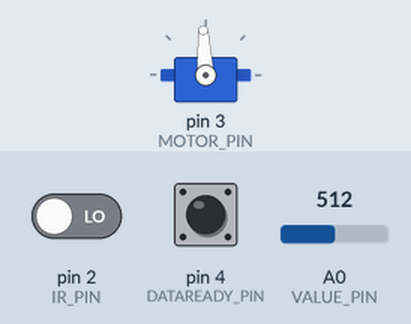
Recording of a sketch running on a simulated Arduino Uno, built with avr-gcc and run on an emulated ATmega328P. Parts: servo. The test bench sets the inputs (shaded band); at power-on: A0 (VALUE_PIN) = 512, pin 2 (IR_PIN) LOW, pin 4 (DATAREADY_PIN) HIGH. What the sketch prints to the serial monitor is not drawn.

Above: at 1.2 s.
1.3 s: A0 (VALUE_PIN) set to 122
At 2.4 s:
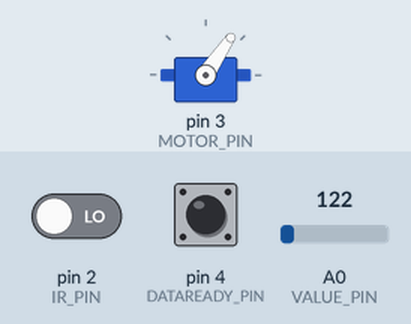
2.9 s: A0 (VALUE_PIN) set to 306
At 3.8 s:
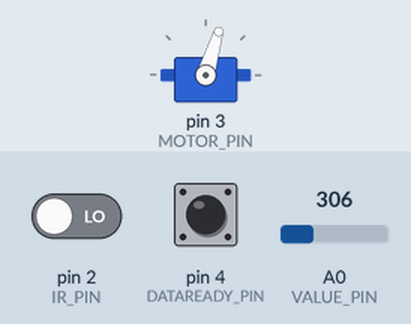
4.4 s: A0 (VALUE_PIN) set to 900
At 5.2 s:
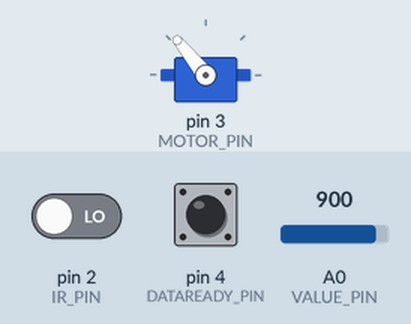
5.9 s: A0 (VALUE_PIN) set to 716
At 6.7 s:
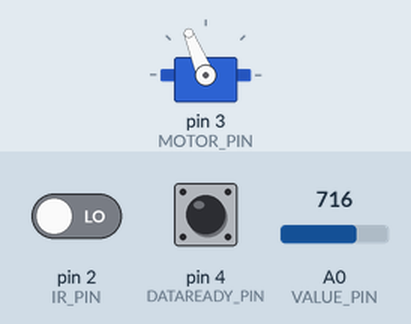
7.4 s: A0 (VALUE_PIN) set to 511
At 8.7 s:
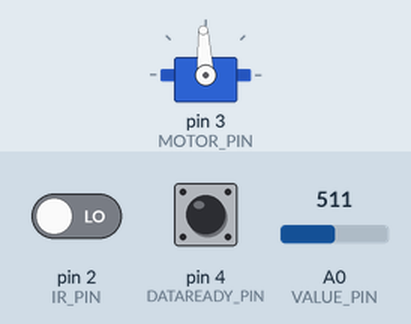
Timing chart, 0 to 10.1 s (numbered marks = the images above; inputs shaded):
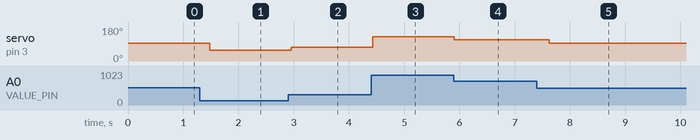

Measured:
- after the input at 1.3 s, servo on pin 3 (MOTOR_PIN): 93° → 56° after 0.18 s
- after the input at 2.9 s, servo on pin 3 (MOTOR_PIN): 56° → 73° after 0.05 s
- after the input at 4.4 s, servo on pin 3 (MOTOR_PIN): 73° → 129° at once
- after the input at 5.9 s, servo on pin 3 (MOTOR_PIN): 129° → 112° at once
- after the input at 7.4 s, servo on pin 3 (MOTOR_PIN): 112° → 93° after 0.22 s

The sketch:

balancer.ino
```cpp
#include <Servo.h>
#include <SPI.h>

#define MAX_SAMPLES 550

// Arduino pins
#define MOTOR_PIN 3             // ESC
#define VALUE_PIN A0            // Potentiometer
#define IR_PIN 2                // LM393 IR sensor
#define CS_PIN 10               // ADXL345 CS
#define DATAREADY_PIN 4         // ADXL345 INT1

// ADXL345 registers
const char POWER_CTL = 0x2D;	  // Power Control
const char DATA_FORMAT = 0x31;  // Data Format
const char DATAX0 = 0x32;	      // X-Axis Data 0 (first byte)

Servo esc;

byte lowbyte_x[MAX_SAMPLES], highbyte_x[MAX_SAMPLES];
byte zero[MAX_SAMPLES];

void setup()
{
  // Setup ESC
  esc.attach(MOTOR_PIN);

  // Setup Serial
  Serial.begin(115200);

  // Setup LM393
  pinMode(IR_PIN, INPUT);

  // Setup ADXL345
  SPI.begin();
  SPI.setDataMode(SPI_MODE3);
  pinMode(DATAREADY_PIN, INPUT);
  pinMode(CS_PIN, OUTPUT);
  digitalWrite(CS_PIN, HIGH);

  writeRegister(POWER_CTL, 0x08);  // Measurement mode
  writeRegister(DATA_FORMAT, 0x01); // +/- 4G range
  writeRegister(0x2C, 0x0F); // 3200 HZ
  writeRegister(0x2E, 0x80); // set dataready to interrupt pin INT1 and active high
}

void loop()
{
  process_esc();
  process_data();
}

void process_esc()
{
  int value = analogRead(VALUE_PIN);
  int pwm_speed = map(value, 0, 1023, 1000, 2000);
  esc.writeMicroseconds(pwm_speed);
}

void process_data()
{
  for (int sample_index = 0; sample_index < MAX_SAMPLES; sample_index++)
  {
    while (digitalRead(DATAREADY_PIN) == LOW);

    unsigned char values[2];
    readRegister(DATAX0, 2, values);

    zero[sample_index] = digitalRead(IR_PIN);
    lowbyte_x[sample_index] = values[0];
    highbyte_x[sample_index] = values[1];
  }

  for (int t=0; t < MAX_SAMPLES; t++)
  {
    int x = ((int)highbyte_x[t] << 8) | (int)lowbyte_x[t];
    Serial.print(x, DEC);
    Serial.print("\t");
    Serial.println(zero[t]);
  }
  Serial.println ("End");
}

void writeRegister(char registerAddress, unsigned char value)
{
  digitalWrite(CS_PIN, LOW);
  SPI.transfer(registerAddress);
  SPI.transfer(value);
  digitalWrite(CS_PIN, HIGH);
}

void readRegister(char registerAddress, int numBytes, unsigned char * values)
{
  char address = 0x80 | registerAddress;
  if(numBytes > 1) address = address | 0x40;

  digitalWrite(CS_PIN, LOW);
  SPI.transfer(address);
  for(int i=0; i < numBytes; i++)
  {
    values[i] = SPI.transfer(0x00);
  }
  digitalWrite(CS_PIN, HIGH);
}
```
